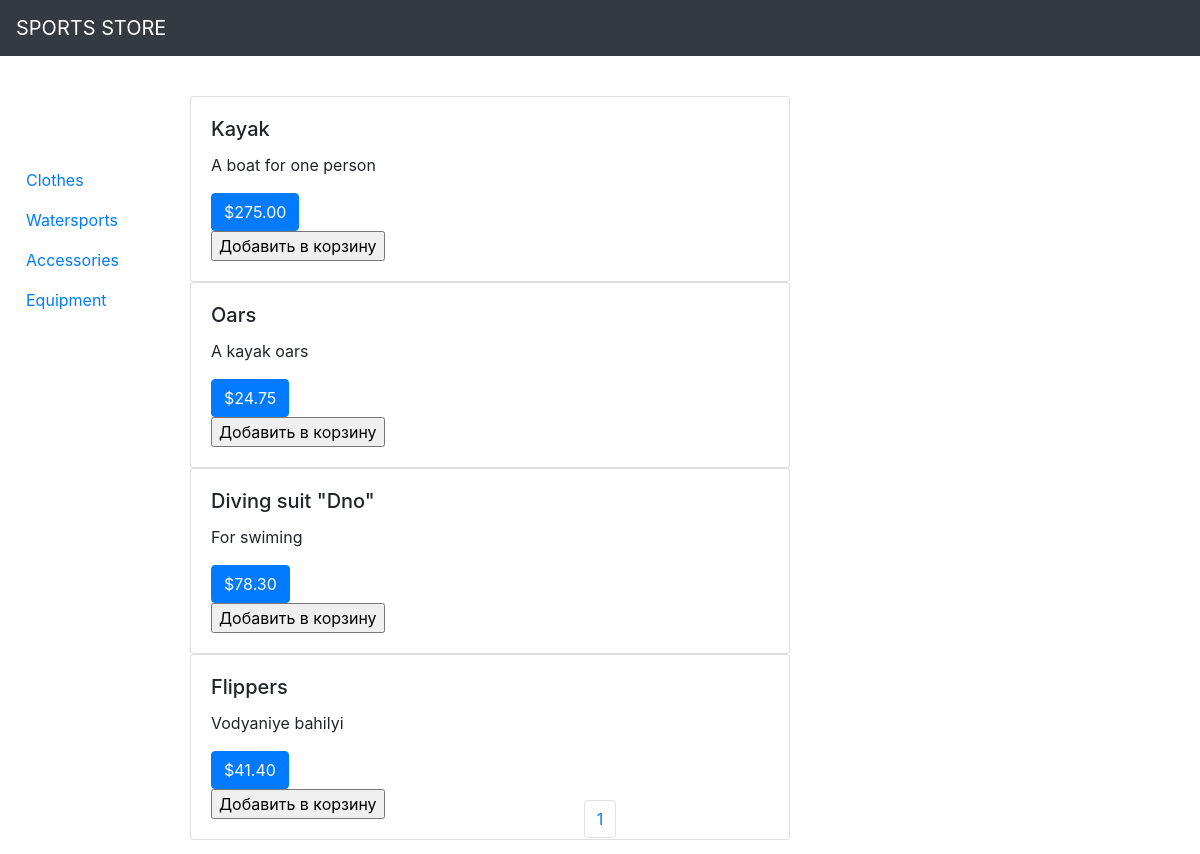
/category/watersport, run on the app's committed database.
### mainapp/models.py (models this page shows, shortened)
class Product(models.Model):
    ProductID = models.IntegerField()
    Name = models.CharField(max_length=100)
    Description = models.CharField(max_length=300)
    Price = models.DecimalField(max_digits=7, decimal_places=2)
    Category = models.CharField(max_length=100)

### mainapp/views.py (the view)
# urls.py: path('category/<str:category>', views.categories, name='category'),
def categories(request, category):
    products = Product.objects.filter(Category=category)
    pages = ceil(products.count() / 4)
    pages_list = list(range(1, pages + 1))
    return render(request, 'catalogue.html', {'products': products, "pages": pages_list})

### mainapp/templates/catalogue.html (shortened to what this page needs)
{% extends 'origin.html' %}
{% block 'content' %}
<ul class="nav flex-column sidebar" xmlns:cart="http://www.w3.org/1999/xhtml">
        <li class="nav-item">
            <a class="nav-link active" href="{% url 'category' 'clothes' %}">Clothes</a>
        </li>
        <li class="nav-item">
            <a class="nav-link" href="{% url 'category' 'watersport' %}">Watersports</a>
        </li>
        <li class="nav-item">
            <a class="nav-link" href="{% url 'category' 'accessories' %}">Accessories</a>
        </li>
        <li class="nav-item">
            <a class="nav-link" href="{% url 'category' 'equipment' %}">Equipment</a>
        </li>
    </ul>
    {% if products.count > 0 %}
        {% for product in products %}
            <div class="card w-50 content" style="width: 18rem;">
              <div class="card-body">
                <h5 class="card-title">{{product.Name}}</h5>
                <p class="card-text">{{product.Description}}</p>
                <a href="#" class="btn btn-primary">${{product.Price}}</a>
                  <form action="{% url "cart:cart_add" product.id %}" method="POST">
                    <input type="submit" value="Добавить в корзину">
                  </form>
              </div>
            </div>
        {% endfor %}
    {% endif %}
    <nav aria-label=" ">
        <ul class="pagination justify-content-center">
            {% for page in pages %}
                <li class="page-item"><a class="page-link" href="{% url 'page' page %}">{{ page }}</a></li>
            {% endfor %}
        </ul>
    </nav>
{% endblock %}

### static/styles/styles.css (style rules this page uses)
.sidebar { position: absolute; overflow: auto; padding: 10px; width: 150px; top: 150px; }
.content { top: 40px; left: 190px; }

### data on the page
Product: Name "Kayak", Description "A boat for one person", Price "275.00"
Product: Name "Oars", Description "A kayak oars", Price "24.75"
Product: Name "Diving suit \"Dno\"", Description "For swiming", Price "78.30"
Product: Name "Flippers", Description "Vodyaniye bahilyi", Price "41.40"

### other printed values
{{ page }} "1"
